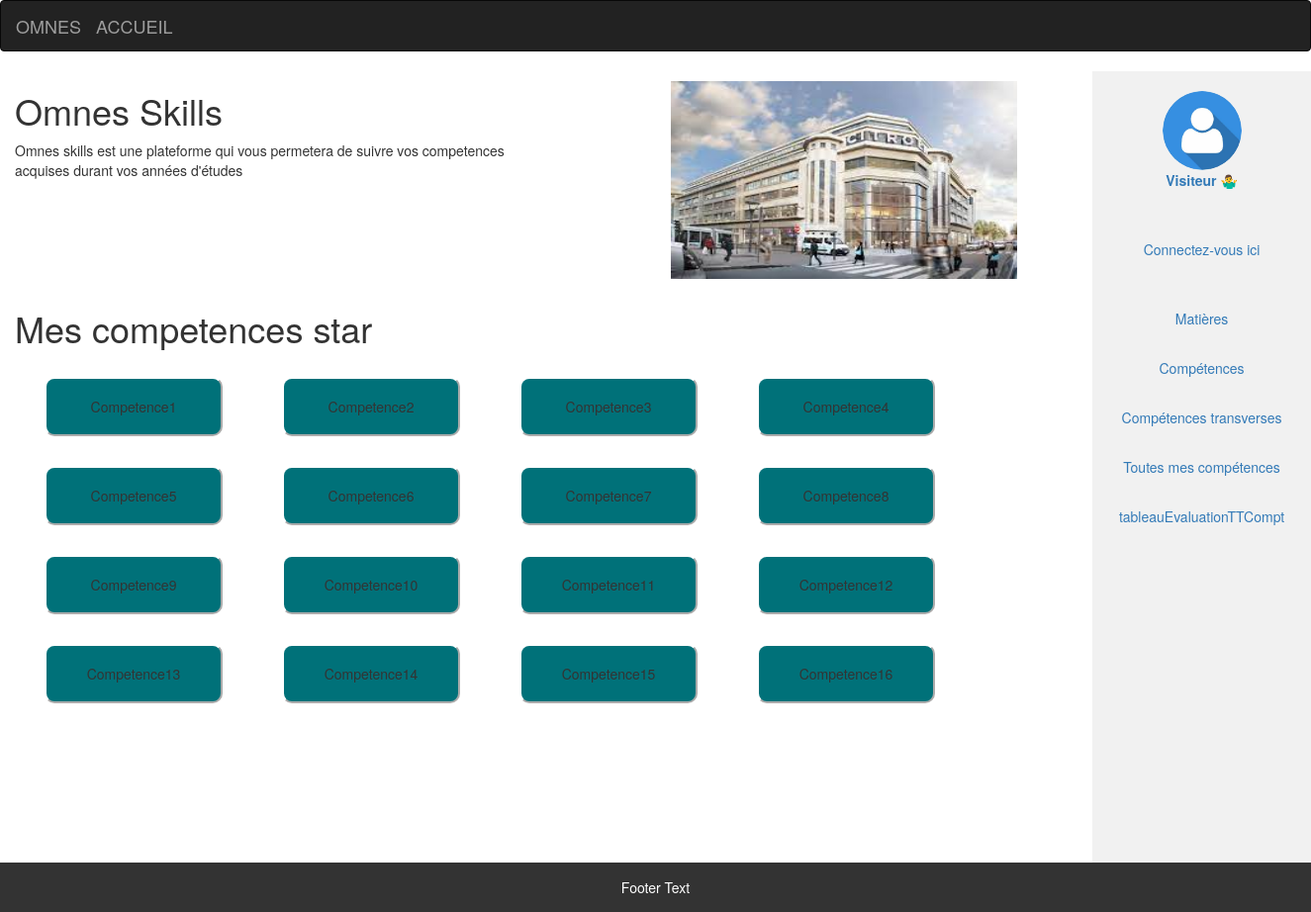
The app's page /accueil.php with its own data.
### tables this page shows
CREATE TABLE Competences
(
    id          INT AUTO_INCREMENT PRIMARY KEY,
    nom         VARCHAR(255) NOT NULL,
    description TEXT,
    type        ENUM('specifique', 'transverse') NOT NULL
);

### tableauAccueil.php (the view, shortened to what this page needs)
<?php
$connexion = mysqli_connect("localhost", "root", "root", "omnes myskills");
$data = mysqli_query($connexion, "SELECT * FROM competences");
$nb_rectangles = 0;
echo "<form method='post' action='tableauEvalutationSpecifique.php'>";
echo "<table>";
while ($ligne = mysqli_fetch_assoc($data)) {
    echo "<td><button class='rectangle' name='cmptChoisie' value='" . $ligne['id'] . "'>" . $ligne['nom'] . "</button></td>";
    $nb_rectangles++;
    if ($nb_rectangles % 4 == 0) {
        echo "</tr><tr>";
    }
}
echo "</table>";
echo "</form>";
?>

### style1.css (style rules this page uses)
html, body { height: 100%; }
body { font-family: Arial, sans-serif; background-color: #f8f9fa; color: #333; }
.rectangle { height: 60px; width: 180px; background: #007179; justify-self: center; cursor: pointer; border-radius: 10px; border-color: white; margin-left: 30px; margin-right: 30px; margin-bottom: 30px; }

### records on screen
competences: $ligne['id'] 1 (drawn), nom "Competence1"
competences: $ligne['id'] 2 (drawn), nom "Competence2"
competences: $ligne['id'] 3 (drawn), nom "Competence3"
competences: $ligne['id'] 4 (drawn), nom "Competence4"
competences: $ligne['id'] 5 (drawn), nom "Competence5"
competences: $ligne['id'] 6 (drawn), nom "Competence6"
competences: $ligne['id'] 7 (drawn), nom "Competence7"
competences: $ligne['id'] 8 (drawn), nom "Competence8"
competences: $ligne['id'] 9 (drawn), nom "Competence9"
competences: $ligne['id'] 10 (drawn), nom "Competence10"
competences: $ligne['id'] 11 (drawn), nom "Competence11"
competences: $ligne['id'] 12 (drawn), nom "Competence12"
competences: $ligne['id'] 13 (drawn), nom "Competence13"
competences: $ligne['id'] 14 (drawn), nom "Competence14"
competences: $ligne['id'] 15 (drawn), nom "Competence15"
competences: $ligne['id'] 16 (drawn), nom "Competence16"
